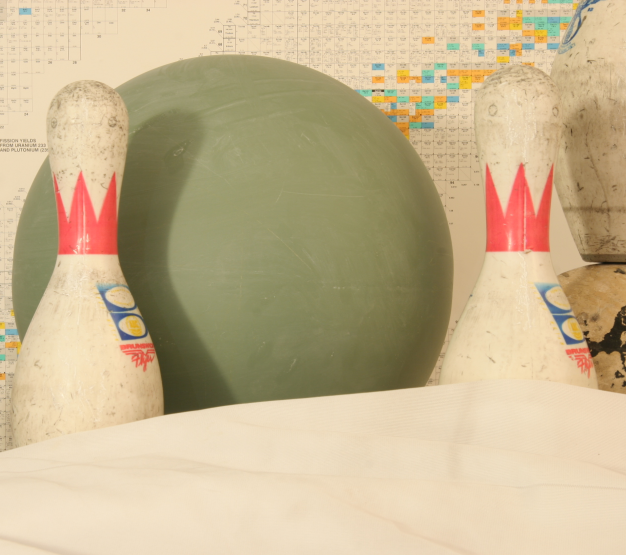
#> input picture data/raw/left.png, 1252 x 1110 px (shown at 1/2 size)
$ jupyter execute Stereo_Depth_Estimation.ipynb   (shell and % lines are left out)   (older library calls are emulated)
#> lines starting #> are read from the running program, lines starting #| are printed output that depends on the picture
<p style="background: linear-gradient(90deg, #fbc2eb, #7490c2ff);
font-family: 'Montserrat', sans-serif;
         font-size: 25px;
         text-align: center;
         color: #1f1f1f;
         padding: 22px 42px;
         border-radius: 30px;
         border: linear-gradient(90deg, #fbc2eb, #7490c2ff);
         box-shadow: 0 8px 20px rgba(0,0,0,0.15);
         letter-spacing: 1.1px;a
         word-spacing: 4px;
         font-weight: 700;
         text-shadow: 1px 1px 2px rgba(0,0,0,0.08);
         margin: 10px 0 18px;">
STREAO DEPTH ESTIMATION
</p>

<div style="font-family:'Montserrat',sans-serif;
background:#ffffff;
padding:20px 24px;
border-radius:14px;
border:1px solid #e6f0ff;
box-shadow:0 6px 18px rgba(0,0,0,0.06);
color:#2a2a2a;
max-width: 95%;
margin: 0 auto 20px auto;">

<h3>📌 Project Overview</h3>

<p style="line-height:1.8; font-size:15px;">
This notebook presents a complete development pipeline for stereo depth estimation,
with a strong focus on building and validating an FPGA-ready implementation of the
Semi-Global Matching (SGM) algorithm.
</p>

<p style="line-height:1.8; font-size:15px;">
The workflow progresses step-by-step from high-level validation to structured
algorithm design and hardware-oriented preparation:
</p>

<ul style="line-height:1.8; font-size:15px;">
<li>Using OpenCV to generate reference disparity maps (SAD / SGBM)</li>
<li>Analyzing and refining disparity results with filtering techniques</li>
<li>Implementing the SGM algorithm from scratch using NumPy</li>
<li>Designing multi-path cost aggregation for hardware compatibility</li>
<li>Preparing grayscale image data and parameters for FPGA / Vivado simulation</li>
<li>Comparing Python, HLS, and Verilog outputs within a unified framework</li>
</ul>

<p style="line-height:1.8; font-size:15px;">
The objective is not only to evaluate stereo matching performance,
but to establish a clear and traceable transition from algorithm development
to FPGA-oriented implementation.
</p>

</div>

<p style="background: linear-gradient(90deg, #a6c1ee);
         font-family: 'Montserrat', sans-serif;
         font-size: 22px;
         text-align: center;
         color: #1f1f1f;
         padding: 18px 38px;
         border-radius: 30px;
         border: 3px solid #8fa6dc;
         box-shadow: 0 8px 20px rgba(0,0,0,0.15);
         letter-spacing: 1.1px;
         word-spacing: 3px;
         font-weight: 700;
         text-shadow: 1px 1px 2px rgba(0,0,0,0.08);
         margin: 16px 0 18px;">
Import Libraries
</p>

<div style="font-family:'Montserrat',sans-serif;
            background:#ffffff;
            padding:18px 20px;
            border-radius:14px;
            border:1px solid #e6f0ff;
            box-shadow:0 6px 18px rgba(0,0,0,0.06);
            color:#2a2a2a;
            max-width: 95%;
            margin: 0 auto 20px auto;">
  <div style="display:flex; align-items:center; gap:10px; margin-bottom:8px;">
    <span style="font-size:20px;">📚</span>
    <h3 style="margin:0; font-size:17px; color:#1f3b68;">Importing Required Libraries</h3>
  </div>
  <p style="margin:10px 0 0; line-height:1.8; font-size:16px;">
    In this section, all required Python libraries are imported.
    These libraries are used for numerical computation, image processing,
    visualization, and file management.
  </p>
</div>

[cell 1]
import cv2
import numpy as np
from PIL import Image
import matplotlib.pyplot as plt

<p style="background: linear-gradient(90deg, #a6c1ee);
         font-family: 'Montserrat', sans-serif;
         font-size: 22px;
         text-align: center;
         color: #1f1f1f;
         padding: 18px 38px;
         border-radius: 30px;
         border: 3px solid #8fa6dc;
         box-shadow: 0 8px 20px rgba(0,0,0,0.15);
         letter-spacing: 1.1px;
         word-spacing: 3px;
         font-weight: 700;
         text-shadow: 1px 1px 2px rgba(0,0,0,0.08);
         margin: 16px 0 18px;">
      Loading Stereo Images & Visualizing Input Images
</p>

<div style="font-family:'Montserrat',sans-serif;
            background:#ffffff;
            padding:18px 20px;
            border-radius:14px;
            border:1px solid #e6f0ff;
            box-shadow:0 6px 18px rgba(0,0,0,0.06);
            color:#2a2a2a;
            max-width: 95%;
            margin: 0 auto 20px auto;">
  <div style="display:flex; align-items:center; gap:10px; margin-bottom:8px;">
    <span style="font-size:20px;">🧩</span>
    <h3 style="margin:0; font-size:17px; color:#1f3b68;">      Loading Stereo Images & Visualizing Input Images

</h3>
  </div>
  <p style="margin:10px 0 0; line-height:1.8; font-size:16px;">
    The left and right images of the stereo pair are loaded from disk.
    These images originate from the <strong>Middlebury Stereo Vision Dataset</strong>
    and serve as input for depth estimation.
    The grayscale stereo images are visualized to verify
    correct loading and alignment before disparity computation.
  </p>
</div>

<div style="font-family:'Montserrat',sans-serif;
            background:#ffffff;
            padding:18px 20px;
            border-radius:14px;
            border:1px solid #e6f0ff;
            box-shadow:0 6px 18px rgba(0,0,0,0.06);
            color:#2a2a2a;
            max-width: 95%;
            margin: 0 auto 20px auto;
            box-sizing: border-box;
            overflow-wrap: break-word;">
  <div style="display:flex; align-items:center; gap:10px; margin-bottom:8px;">
    <span style="font-size:20px;">📂</span>
    <h3 style="margin:0; font-size:20px; color:#1f3b68;">Dataset</h3>
  </div>

<p>
The stereo image pairs are taken from the Middlebury Stereo Vision Dataset:
</p>

<p>
🔗 https://vision.middlebury.edu/stereo/data/scenes2006/
</p>

<p>
This dataset is widely used as a benchmark for evaluating stereo matching algorithms.
</p>

</div>

[cell 2]
left_img = plt.imread('./data/raw/left.png')
#> left_img is the input picture: shape (1110, 1252, 3) float32; mean R, G, B 0.776, 0.706, 0.564
right_img = plt.imread('./data/raw/right.png')
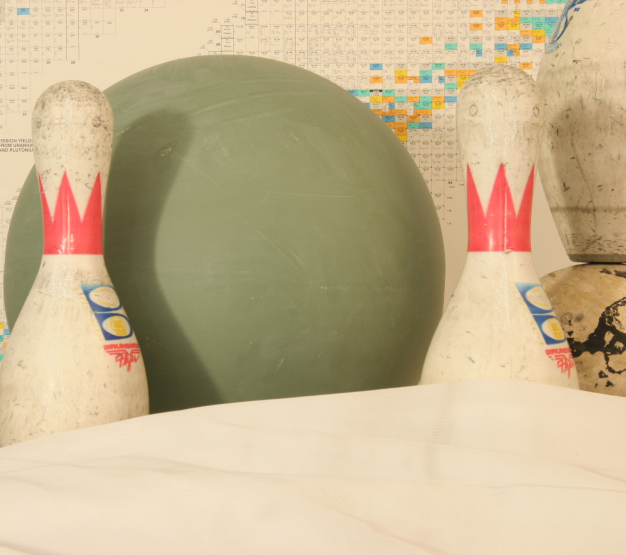
#> input picture data/raw/right.png, 1252 x 1110 px (shown at 1/2 size)
#> right_img is the input picture: shape (1110, 1252, 3) float32; mean R, G, B 0.774, 0.703, 0.563
gt_img = plt.imread('./data/raw/Ground_Truth.png')
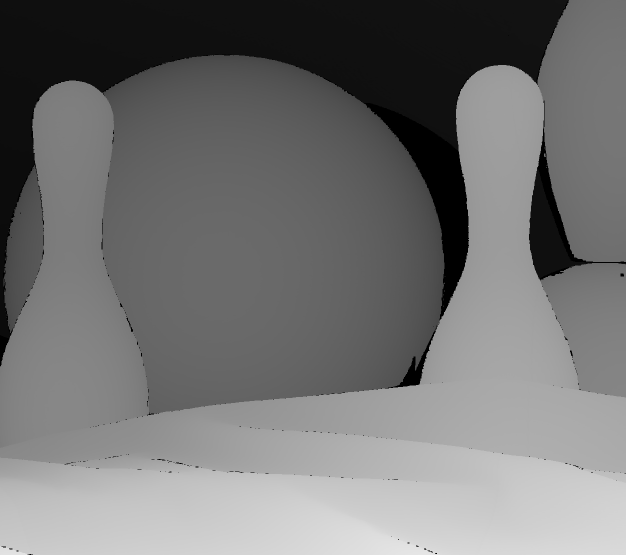
#> input picture data/raw/Ground_Truth.png, 1252 x 1110 px (shown at 1/2 size)
#> gt_img is the input picture: shape (1110, 1252) float32; min 0, max 0.902, mean 0.452

plt.figure(figsize=(15, 5))

plt.subplot(1, 3, 1)
plt.imshow(left_img, cmap='gray')
plt.title('Left Image')
plt.axis('off')

plt.subplot(1, 3, 2)
plt.imshow(right_img, cmap='gray')
plt.title('Right Image')
plt.axis('off')

plt.subplot(1, 3, 3)
plt.imshow(gt_img, cmap='gray')
plt.title('Ground Truth')
plt.axis('off')

plt.tight_layout()
plt.show()
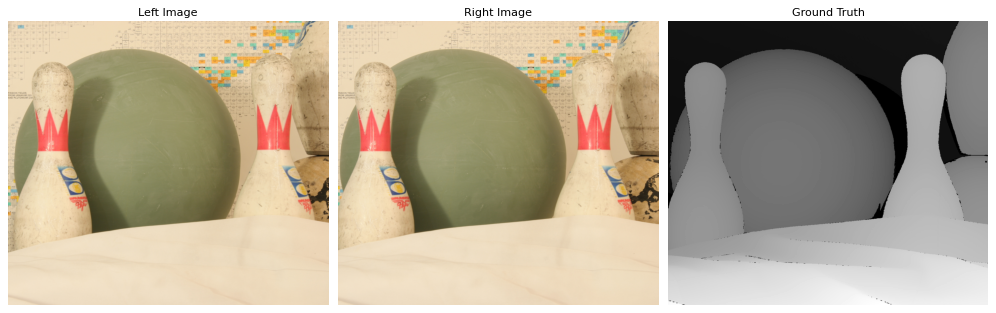
#> figure drawn by matplotlib, 3 panels

[cell 3]
left_gray_pil  = Image.open('./data/raw/left.png').convert('L')
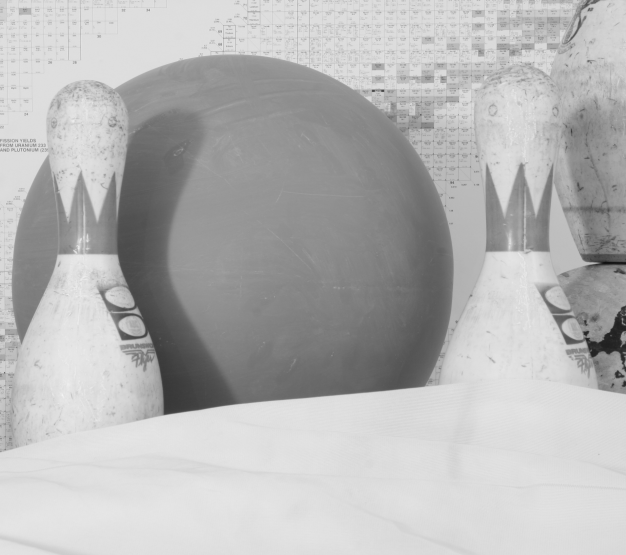
#> left_gray_pil: PIL image 1252x1110 L (shown at 1/2 size); min 12, max 248, mean 181.1
right_gray_pil = Image.open('./data/raw/right.png').convert('L')
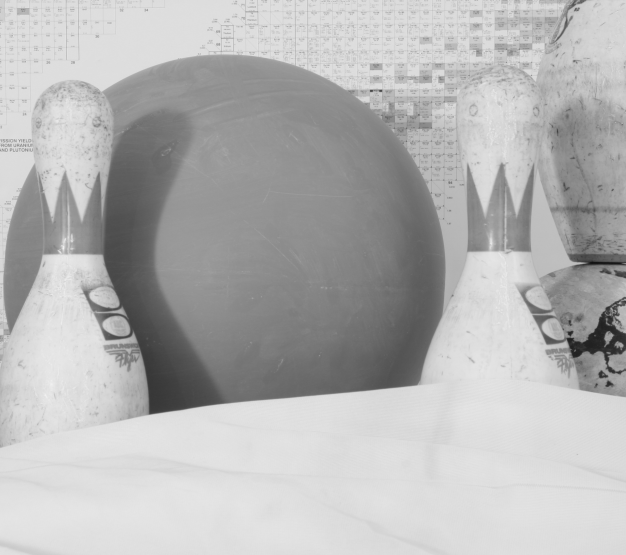
#> right_gray_pil: PIL image 1252x1110 L (shown at 1/2 size); min 13, max 246, mean 180.5

# Convert PIL → NumPy uint8
left_gray  = np.array(left_gray_pil, dtype=np.uint8)
right_gray = np.array(right_gray_pil, dtype=np.uint8)

plt.figure(figsize=(10, 4))

plt.subplot(1, 2, 1)
plt.imshow(left_gray, cmap='gray')
plt.title('Left Image (Gray)')
plt.axis('off')

plt.subplot(1, 2, 2)
plt.imshow(right_gray, cmap='gray')
plt.title('Right Image (Gray)')
plt.axis('off')

plt.show()

<p style="background: linear-gradient(90deg, #a6c1ee);
         font-family: 'Montserrat', sans-serif;
         font-size: 22px;
         text-align: center;
         color: #1f1f1f;
         padding: 18px 38px;
         border-radius: 30px;
         border: 3px solid #8fa6dc;
         box-shadow: 0 8px 20px rgba(0,0,0,0.15);
         letter-spacing: 1.1px;
         word-spacing: 3px;
         font-weight: 700;
         text-shadow: 1px 1px 2px rgba(0,0,0,0.08);
         margin: 16px 0 18px;">
SAD Disparity Estimation (StereoBM)
</p>

<div style="font-family:'Montserrat',sans-serif;
            background:#ffffff;
            padding:18px 20px;
            border-radius:14px;
            border:1px solid #e6f0ff;
            box-shadow:0 6px 18px rgba(0,0,0,0.06);
            color:#2a2a2a;
            max-width: 95%;
            margin: 0 auto 20px auto;">
  <div style="display:flex; align-items:center; gap:10px; margin-bottom:8px;">
    <span style="font-size:18px;">📏</span>
    <h3 style="margin:0; font-size:20px; color:#1f3b68;">Sum of Absolute Differences (SAD)
</h3>
  </div>
  <p style="margin:10px 0 0; line-height:1.8; font-size:16px;">
    The SAD algorithm computes disparity by comparing square blocks
    between the left and right images.
    For each pixel, a block window is shifted along the epipolar line,
    and the sum of absolute intensity differences is calculated.
    The disparity with the minimum cost is selected.
  </p>
</div>

[cell 4]
# ---------- Initialize OpenCV StereoBM (SAD-based Baseline) ----------
stereo_bm_processor = cv2.StereoBM_create(
    numDisparities=64,
    blockSize=15
)

# ---------- Compute Raw Disparity Map ----------
disparity_raw_sad = stereo_bm_processor.compute(left_gray, right_gray).astype(np.float32)
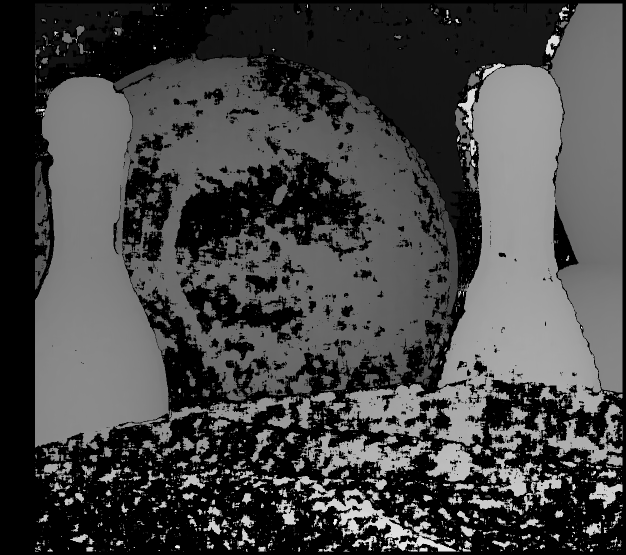
#> disparity_raw_sad: shape (1110, 1252) float32 (shown at 1/2 size); min -16, max 1008, mean 262.6; drawn with min black and max white

# ---------- Normalize Disparity for Visualization ----------
# OpenCV StereoBM returns values scaled by 16; conversion to floating point pixel offsets.
sad_disparity = disparity_raw_sad / 16.0

# ---------- Render Stereo Results ----------
# Visual comparison of input pairs and the resulting SAD-based disparity map.
plt.figure(figsize=(12, 4))

# Reference (Left) Image View
plt.subplot(1, 3, 1)
plt.title("Reference Left Image")
plt.imshow(left_gray, cmap='gray')
plt.axis('off')

# Target (Right) Image View
plt.subplot(1, 3, 2)
plt.title("Target Right Image")
plt.imshow(right_gray, cmap='gray')
plt.axis('off')

# Resulting Disparity Map (WTA on SAD windows)
plt.subplot(1, 3, 3)
plt.title("Disparity Map (SAD)")
plt.imshow(sad_disparity, cmap='gray')
plt.colorbar(label='Pixel Offset')
plt.axis('off')

plt.show()

[cell 5]
plt.imshow(sad_disparity, cmap='gray')
plt.title("Disparity (SAD)")
plt.colorbar()
plt.show()
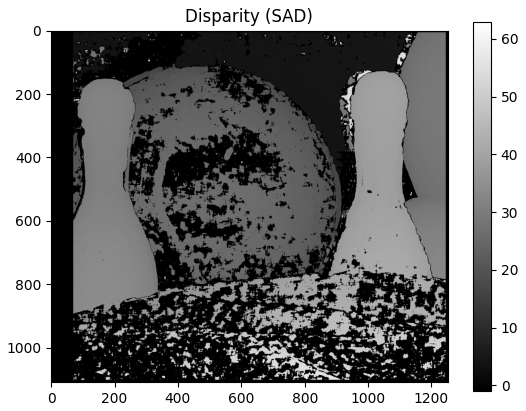
#> figure drawn by matplotlib, 2 panels

<p style="background: linear-gradient(90deg, #a6c1ee);
         font-family: 'Montserrat', sans-serif;
         font-size: 22px;
         text-align: center;
         color: #1f1f1f;
         padding: 18px 38px;
         border-radius: 30px;
         border: 3px solid #8fa6dc;
         box-shadow: 0 8px 20px rgba(0,0,0,0.15);
         letter-spacing: 1.1px;
         word-spacing: 3px;
         font-weight: 700;
         text-shadow: 1px 1px 2px rgba(0,0,0,0.08);
         margin: 16px 0 18px;">
SGM Disparity Estimation (StereoSGBM)</p>

<div style="font-family:'Montserrat',sans-serif;
            background:#ffffff;
            padding:18px 20px;
            border-radius:14px;
            border:1px solid #e6f0ff;
            box-shadow:0 6px 18px rgba(0,0,0,0.06);
            color:#2a2a2a;
            max-width: 95%;
            margin: 0 auto 20px auto;">
  <div style="display:flex; align-items:center; gap:10px; margin-bottom:8px;">
    <span style="font-size:18px;">🧠</span>
    <h3 style="margin:0; font-size:20px; color:#1f3b68;">Semi-Global Matching
</h3>
  </div>
  <p style="margin:10px 0 0; line-height:1.8; font-size:16px;">
    Semi-Global Matching extends block matching by aggregating costs
    along multiple directions.
    Smoothness constraints penalize abrupt disparity changes,
    resulting in cleaner and more realistic depth maps.
  </p>
</div>

[cell 6]
# ---------- Configure Semi-Global Matching (SGBM) Parameters ----------
matching_block_size = 3

stereo_sgbm = cv2.StereoSGBM_create(
    minDisparity=0,
    numDisparities=64,
    blockSize=matching_block_size,
    P1=8 * 1 * matching_block_size * matching_block_size,
    P2=4 * 1 * matching_block_size * matching_block_size,
    disp12MaxDiff=1,
    uniquenessRatio=10,
    speckleWindowSize=100,
    speckleRange=2
)

# ---------- Compute Disparity Map ----------
disparity_raw_sgm = stereo_sgbm.compute(left_gray, right_gray).astype(np.float32)
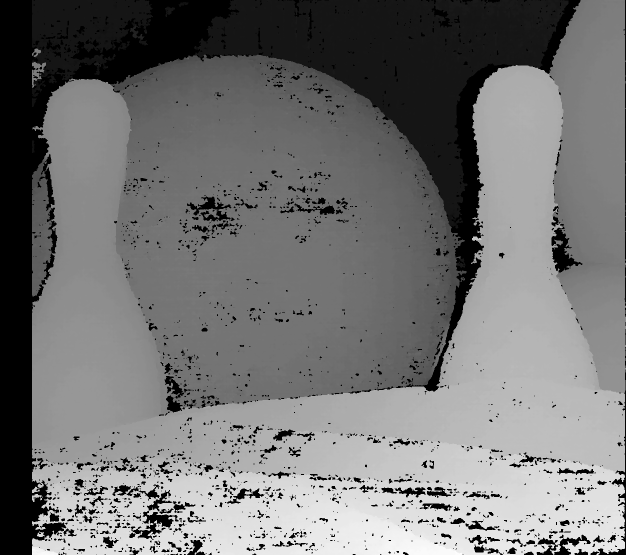
#> disparity_raw_sgm: shape (1110, 1252) float32 (shown at 1/2 size); min -16, max 929, mean 414.7; drawn with min black and max white

# ---------- Normalize Disparity Map ----------
sgbm_disparity = disparity_raw_sgm / 16.0

# ---------- Render SGM Results ----------
plt.figure(figsize=(12, 4))

plt.subplot(1, 3, 1)
plt.title("Reference Left Image")
plt.imshow(left_gray, cmap='gray')
plt.axis('off')

plt.subplot(1, 3, 2)
plt.title("Target Right Image")
plt.imshow(right_gray, cmap='gray')
plt.axis('off')

plt.subplot(1, 3, 3)
plt.title("Disparity Map (SGM)")
plt.imshow(sgbm_disparity, cmap='gray')
plt.colorbar(label='Pixel Offset')
plt.axis('off')

plt.show()
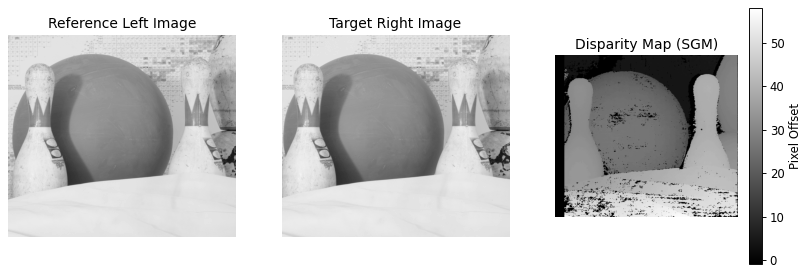
#> figure drawn by matplotlib, 4 panels

[cell 7]
plt.imshow(sgbm_disparity, cmap='gray')
plt.title("Disparity (SGM)")
plt.colorbar()
plt.show()
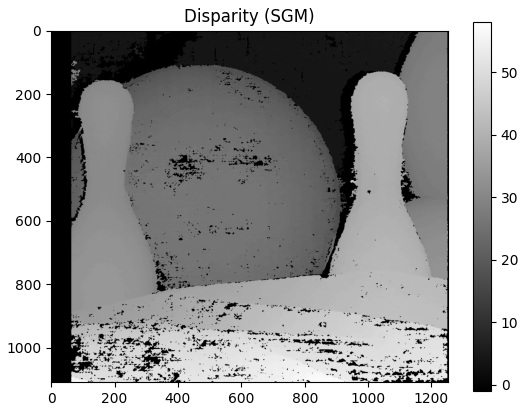
#> figure drawn by matplotlib, 2 panels

<p style="background: linear-gradient(90deg, #a6c1ee);
         font-family: 'Montserrat', sans-serif;
         font-size: 22px;
         text-align: center;
         color: #1f1f1f;
         padding: 18px 38px;
         border-radius: 30px;
         border: 3px solid #8fa6dc;
         box-shadow: 0 8px 20px rgba(0,0,0,0.15);
         letter-spacing: 1.1px;
         word-spacing: 3px;
         font-weight: 700;
         text-shadow: 1px 1px 2px rgba(0,0,0,0.08);
         margin: 16px 0 18px;">
Refining SGM Output with WLS Filtering</p>

<div style="font-family:'Montserrat',sans-serif;
            background:#ffffff;
            padding:18px 20px;
            border-radius:14px;
            border:1px solid #e6f0ff;
            box-shadow:0 6px 18px rgba(0,0,0,0.06);
            color:#2a2a2a;
            max-width: 95%;
            margin: 0 auto 20px auto;">
  <div style="display:flex; align-items:center; gap:10px; margin-bottom:8px;">
    <span style="font-size:18px;">🧠</span>
    <h3 style="margin:0; font-size:20px; color:#1f3b68;">Post-processing of Disparity Map
</h3>
  </div>
  <p style="margin:10px 0 0; line-height:1.8; font-size:16px;">
    In this section, the raw disparity map obtained from the
    StereoSGBM algorithm is refined.
    Left–right consistency information and Weighted Least Squares (WLS)
    filtering are applied to reduce noise, handle occlusions,
    and preserve depth discontinuities.
  </p>
</div>

[cell 8]
# ---------- Convert disparity to fixed-point format for WLS filtering ----------
disparity_left_fixed = (sgbm_disparity * 16).astype(np.int16)
#> (the rest of the program and of its run is left out)
